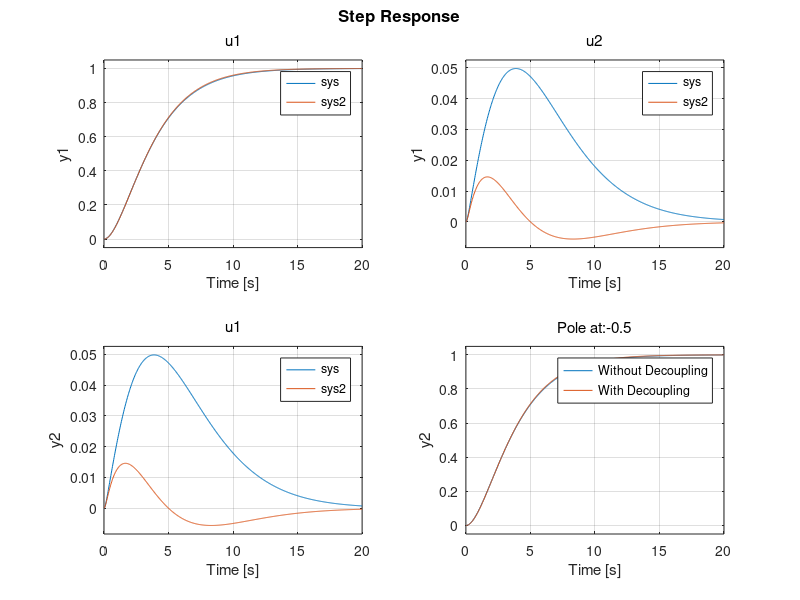

This chart was generated by the following MATLAB code: (Note: this script raises an error after producing the figure.)
%% Lecture
% 7/2/18
% Nilaan Gunabalachandran 20509203
% Alex Mitterhauser 20531736
% Bo Wang 20446175
% Group 17

clear all;
close all;

%%
s = tf('s');

P11 = 1/(s*(s+1));
P12 = 1/(s*(s+10));
P21 = 1/(s*(s+10)); 
P22 = 1/(s*(s+1));



%% 

P = [P11 P12; P21 P22;];
W = [100/99 -10/99; -10/99 100/99;];
poles = [-0.5, -1, -5];
for i = 1:length(poles)
    pole = -poles(i);
    Kp = pole*pole;
    Kd = 2*pole-1;

    C11 = Kp+Kd*s/(0.01*s+1);
    C12 = 0;
    C21 = 0;
    C22 = Kp+Kd*s/(0.01*s+1);
    C = [C11 C12; C21 C22;];

    sys = feedback(P*C, eye(2));
    % with Decoupling matrix
    sys2 = feedback(P*W*C, eye(2));
    
    titleName = strcat('Pole at: ', num2str(poles(i)));
    figure, step(sys, sys2), title(titleName), legend('Without Decoupling', 'With Decoupling');
    figure, bode(sys, sys2), title(titleName), legend('Without Decoupling', 'With Decoupling');
end






